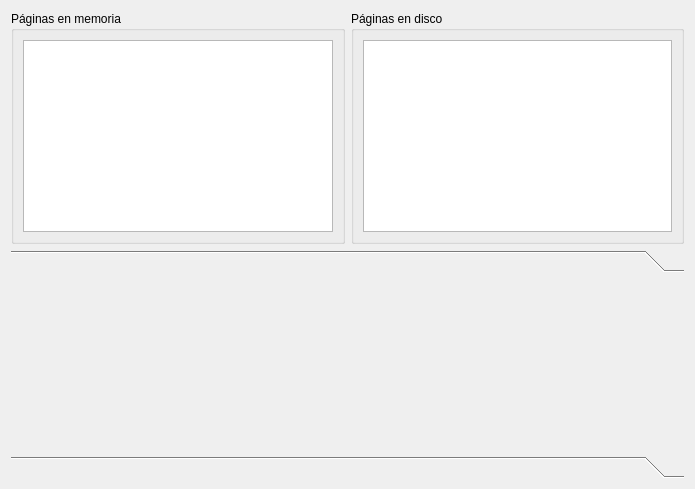
<?xml version="1.0" encoding="UTF-8"?>
<ui version="4.0">
 <class>MemoryMonitor</class>
 <widget class="QDialog" name="MemoryMonitor">
  <property name="geometry">
   <rect>
    <x>0</x>
    <y>0</y>
    <width>695</width>
    <height>489</height>
   </rect>
  </property>
  <property name="windowTitle">
   <string>Dialog</string>
  </property>
  <layout class="QVBoxLayout" name="verticalLayout">
   <item>
    <layout class="QHBoxLayout" name="horizontalLayout">
     <item>
      <widget class="QGroupBox" name="groupBox">
       <property name="title">
        <string>Páginas en memoria</string>
       </property>
       <layout class="QVBoxLayout" name="verticalLayout_2">
        <item>
         <widget class="QTableWidget" name="table_pageInMem">
          <property name="sizePolicy">
           <sizepolicy hsizetype="Preferred" vsizetype="Preferred">
            <horstretch>0</horstretch>
            <verstretch>0</verstretch>
           </sizepolicy>
          </property>
         </widget>
        </item>
       </layout>
      </widget>
     </item>
     <item>
      <widget class="QGroupBox" name="groupBox_2">
       <property name="title">
        <string>Páginas en disco</string>
       </property>
       <layout class="QVBoxLayout" name="verticalLayout_3">
        <item>
         <widget class="QTableWidget" name="table_pageInDisk">
          <property name="sizePolicy">
           <sizepolicy hsizetype="Preferred" vsizetype="Preferred">
            <horstretch>0</horstretch>
            <verstretch>0</verstretch>
           </sizepolicy>
          </property>
         </widget>
        </item>
       </layout>
      </widget>
     </item>
    </layout>
   </item>
   <item>
    <widget class="QToolBox" name="toolBox">
     <widget class="QWidget" name="toolBoxPage1" native="true">
      <attribute name="label">
       <string/>
      </attribute>
     </widget>
     <widget class="QWidget" name="toolBoxPage2" native="true">
      <attribute name="label">
       <string/>
      </attribute>
     </widget>
    </widget>
   </item>
  </layout>
 </widget>
 <resources/>
 <connections/>
</ui>
